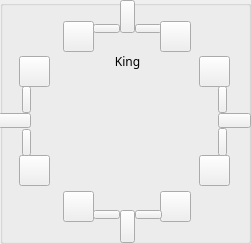
   <widget class="QGroupBox" name="groupBox_6">
    <property name="geometry">
     <rect>
      <x>420</x>
      <y>292</y>
      <width>251</width>
      <height>244</height>
     </rect>
    </property>
    <property name="title">
     <string/>
    </property>
    <widget class="QPushButton" name="pushButton_167">
     <property name="geometry">
      <rect>
       <x>120</x>
       <y>0</y>
       <width>15</width>
       <height>33</height>
      </rect>
     </property>
     <property name="minimumSize">
      <size>
       <width>15</width>
       <height>33</height>
      </size>
     </property>
     <property name="maximumSize">
      <size>
       <width>15</width>
       <height>33</height>
      </size>
     </property>
     <property name="sizeIncrement">
      <size>
       <width>1</width>
       <height>1</height>
      </size>
     </property>
     <property name="styleSheet">
      <string notr="true">#pushButton_28{
background-color: green;
border-style: outset;
}
#pushButton_28:checked{
	background-color: red;
}</string>
     </property>
     <property name="text">
      <string/>
     </property>
     <property name="checkable">
      <bool>true</bool>
     </property>
    </widget>
    <widget class="QPushButton" name="pushButton_168">
     <property name="geometry">
      <rect>
       <x>-2</x>
       <y>113</y>
       <width>33</width>
       <height>15</height>
      </rect>
     </property>
     <property name="minimumSize">
      <size>
       <width>33</width>
       <height>15</height>
      </size>
     </property>
     <property name="maximumSize">
      <size>
       <width>33</width>
       <height>15</height>
      </size>
     </property>
     <property name="styleSheet">
      <string notr="true">#pushButton_32{
background-color: green;
border-style: outset;
}
#pushButton_32:checked{
	background-color: red;
}</string>
     </property>
     <property name="text">
      <string/>
     </property>
     <property name="checkable">
      <bool>true</bool>
     </property>
    </widget>
    <widget class="QPushButton" name="pushButton_169">
     <property name="geometry">
      <rect>
       <x>22</x>
       <y>86</y>
       <width>9</width>
       <height>27</height>
      </rect>
     </property>
     <property name="minimumSize">
      <size>
       <width>9</width>
       <height>27</height>
      </size>
     </property>
     <property name="maximumSize">
      <size>
       <width>9</width>
       <height>27</height>
      </size>
     </property>
     <property name="styleSheet">
      <string notr="true">#pushButton_30{
background-color: green;
border-style: outset;
}
#pushButton_30:checked{
	background-color: red;
}</string>
     </property>
     <property name="text">
      <string/>
     </property>
     <property name="checkable">
      <bool>true</bool>
     </property>
    </widget>
    <widget class="QPushButton" name="pushButton_170">
     <property name="geometry">
      <rect>
       <x>160</x>
       <y>191</y>
       <width>31</width>
       <height>31</height>
      </rect>
     </property>
     <property name="minimumSize">
      <size>
       <width>31</width>
       <height>31</height>
      </size>
     </property>
     <property name="maximumSize">
      <size>
       <width>31</width>
       <height>31</height>
      </size>
     </property>
     <property name="styleSheet">
      <string notr="true">#pushButton_6{
border-image: url(:/img/relaySPDT.png);
background-color: green;
border-style: outset;
border-radius: 5px;
border-width:2px;
border-color:beige;
font-size:12px;
font-weight:100;
color: white;
max-width:23px;
max-height:23px;
min-width:23px;
min-height:23px;
padding:2px;

}
#pushButton_6:checked{
	background-color: red;
}</string>
     </property>
     <property name="text">
      <string/>
     </property>
     <property name="checkable">
      <bool>true</bool>
     </property>
    </widget>
    <widget class="QPushButton" name="pushButton_171">
     <property name="geometry">
      <rect>
       <x>63</x>
       <y>21</y>
       <width>31</width>
       <height>31</height>
      </rect>
     </property>
     <property name="minimumSize">
      <size>
       <width>31</width>
       <height>31</height>
      </size>
     </property>
     <property name="maximumSize">
      <size>
       <width>31</width>
       <height>31</height>
      </size>
     </property>
     <property name="styleSheet">
      <string notr="true">#pushButton_22{
border-image: url(:/img/relaySPDT.png);
background-color: green;
border-style: outset;
border-radius: 5px;
border-width:2px;
border-color:beige;
font-size:12px;
font-weight:100;
color: white;
max-width:23px;
max-height:23px;
min-width:23px;
min-height:23px;
padding:2px;

}
#pushButton_22:checked{
	background-color: red;
}</string>
     </property>
     <property name="text">
      <string/>
     </property>
     <property name="checkable">
      <bool>true</bool>
     </property>
    </widget>
    <widget class="QPushButton" name="pushButton_172">
     <property name="geometry">
      <rect>
       <x>120</x>
       <y>210</y>
       <width>15</width>
       <height>33</height>
      </rect>
     </property>
     <property name="minimumSize">
      <size>
       <width>15</width>
       <height>33</height>
      </size>
     </property>
     <property name="maximumSize">
      <size>
       <width>15</width>
       <height>33</height>
      </size>
     </property>
     <property name="sizeIncrement">
      <size>
       <width>1</width>
       <height>1</height>
      </size>
     </property>
     <property name="styleSheet">
      <string notr="true">#pushButton_11{
background-color: green;
border-style: outset;
}
#pushButton_11:checked{
	background-color: red;
}</string>
     </property>
     <property name="text">
      <string/>
     </property>
     <property name="checkable">
      <bool>true</bool>
     </property>
    </widget>
    <widget class="QPushButton" name="pushButton_173">
     <property name="geometry">
      <rect>
       <x>63</x>
       <y>191</y>
       <width>31</width>
       <height>31</height>
      </rect>
     </property>
     <property name="minimumSize">
      <size>
       <width>31</width>
       <height>31</height>
      </size>
     </property>
     <property name="maximumSize">
      <size>
       <width>31</width>
       <height>31</height>
      </size>
     </property>
     <property name="styleSheet">
      <string notr="true">#pushButton_5{
border-image: url(:/img/relaySPDT.png);
background-color: green;
border-style: outset;
border-radius: 5px;
border-width:2px;
border-color:beige;
font-size:12px;
font-weight:100;
color: white;
max-width:23px;
max-height:23px;
min-width:23px;
min-height:23px;
padding:2px;

}
#pushButton_5:checked{
	background-color: red;
}</string>
     </property>
     <property name="text">
      <string/>
     </property>
     <property name="checkable">
      <bool>true</bool>
     </property>
    </widget>
    <widget class="QPushButton" name="pushButton_174">
     <property name="geometry">
      <rect>
       <x>135</x>
       <y>210</y>
       <width>27</width>
       <height>9</height>
      </rect>
     </property>
     <property name="minimumSize">
      <size>
       <width>27</width>
       <height>9</height>
      </size>
     </property>
     <property name="maximumSize">
      <size>
       <width>27</width>
       <height>9</height>
      </size>
     </property>
     <property name="sizeIncrement">
      <size>
       <width>1</width>
       <height>1</height>
      </size>
     </property>
     <property name="styleSheet">
      <string notr="true">#pushButton_13{
background-color: green;
border-style: outset;
}
#pushButton_13:checked{
	background-color: red;
}</string>
     </property>
     <property name="text">
      <string/>
     </property>
     <property name="checkable">
      <bool>true</bool>
     </property>
    </widget>
    <widget class="QPushButton" name="pushButton_175">
     <property name="geometry">
      <rect>
       <x>19</x>
       <y>56</y>
       <width>31</width>
       <height>31</height>
      </rect>
     </property>
     <property name="minimumSize">
      <size>
       <width>31</width>
       <height>31</height>
      </size>
     </property>
     <property name="maximumSize">
      <size>
       <width>31</width>
       <height>31</height>
      </size>
     </property>
     <property name="styleSheet">
      <string notr="true">#pushButton_31{
border-image: url(:/img/relaySPDT.png);
background-color: green;
border-style: outset;
border-radius: 5px;
border-width:2px;
border-color:beige;
font-size:12px;
font-weight:100;
color: white;
max-width:23px;
max-height:23px;
min-width:23px;
min-height:23px;
padding:2px;

}
#pushButton_31:checked{
	background-color: red;
}</string>
     </property>
     <property name="text">
      <string/>
     </property>
     <property name="checkable">
      <bool>true</bool>
     </property>
    </widget>
    <widget class="QPushButton" name="pushButton_176">
     <property name="geometry">
      <rect>
       <x>218</x>
       <y>113</y>
       <width>33</width>
       <height>15</height>
      </rect>
     </property>
     <property name="minimumSize">
      <size>
       <width>33</width>
       <height>15</height>
      </size>
     </property>
     <property name="maximumSize">
      <size>
       <width>33</width>
       <height>15</height>
      </size>
     </property>
     <property name="styleSheet">
      <string notr="true">#pushButton_8{
background-color: green;
border-style: outset;
}
#pushButton_8:checked{
	background-color: red;
}</string>
     </property>
     <property name="text">
      <string/>
     </property>
     <property name="checkable">
      <bool>true</bool>
     </property>
    </widget>
    <widget class="QPushButton" name="pushButton_177">
     <property name="geometry">
      <rect>
       <x>19</x>
       <y>155</y>
       <width>31</width>
       <height>31</height>
      </rect>
     </property>
     <property name="minimumSize">
      <size>
       <width>31</width>
       <height>31</height>
      </size>
     </property>
     <property name="maximumSize">
      <size>
       <width>31</width>
       <height>31</height>
      </size>
     </property>
     <property name="styleSheet">
      <string notr="true">#pushButton_29{
border-image: url(:/img/relaySPDT.png);
background-color: green;
border-style: outset;
border-radius: 5px;
border-width:2px;
border-color:beige;
font-size:12px;
font-weight:100;
color: white;
max-width:23px;
max-height:23px;
min-width:23px;
min-height:23px;
padding:2px;

}
#pushButton_29:checked{
	background-color: red;
}</string>
     </property>
     <property name="text">
      <string/>
     </property>
     <property name="checkable">
      <bool>true</bool>
     </property>
    </widget>
    <widget class="QPushButton" name="pushButton_178">
     <property name="geometry">
      <rect>
       <x>135</x>
       <y>24</y>
       <width>27</width>
       <height>9</height>
      </rect>
     </property>
     <property name="minimumSize">
      <size>
       <width>27</width>
       <height>9</height>
      </size>
     </property>
     <property name="maximumSize">
      <size>
       <width>27</width>
       <height>9</height>
      </size>
     </property>
     <property name="sizeIncrement">
      <size>
       <width>1</width>
       <height>1</height>
      </size>
     </property>
     <property name="styleSheet">
      <string notr="true">#pushButton_25{
background-color: green;
border-style: outset;
}
#pushButton_25:checked{
	background-color: red;
}</string>
     </property>
     <property name="text">
      <string/>
     </property>
     <property name="checkable">
      <bool>true</bool>
     </property>
    </widget>
    <widget class="QLabel" name="label_29">
     <property name="geometry">
      <rect>
       <x>50</x>
       <y>71</y>
       <width>151</width>
       <height>111</height>
      </rect>
     </property>
     <property name="minimumSize">
      <size>
       <width>151</width>
       <height>111</height>
      </size>
     </property>
     <property name="styleSheet">
      <string notr="true">border-image: url(:/img/powSub.jpg);</string>
     </property>
     <property name="text">
      <string/>
     </property>
    </widget>
    <widget class="QPushButton" name="pushButton_179">
     <property name="geometry">
      <rect>
       <x>199</x>
       <y>56</y>
       <width>31</width>
       <height>31</height>
      </rect>
     </property>
     <property name="minimumSize">
      <size>
       <width>31</width>
       <height>31</height>
      </size>
     </property>
     <property name="maximumSize">
      <size>
       <width>31</width>
       <height>31</height>
      </size>
     </property>
     <property name="styleSheet">
      <string notr="true">#pushButton_24{
border-image: url(:/img/relaySPDT.png);
background-color: green;
border-style: outset;
border-radius: 5px;
border-width:2px;
border-color:beige;
font-size:12px;
font-weight:100;
color: white;
max-width:23px;
max-height:23px;
min-width:23px;
min-height:23px;
padding:2px;

}
#pushButton_24:checked{
	background-color: red;
}</string>
     </property>
     <property name="text">
      <string/>
     </property>
     <property name="checkable">
      <bool>true</bool>
     </property>
    </widget>
    <widget class="QPushButton" name="pushButton_86">
     <property name="geometry">
      <rect>
       <x>93</x>
       <y>210</y>
       <width>27</width>
       <height>9</height>
      </rect>
     </property>
     <property name="minimumSize">
      <size>
       <width>27</width>
       <height>9</height>
      </size>
     </property>
     <property name="maximumSize">
      <size>
       <width>27</width>
       <height>9</height>
      </size>
     </property>
     <property name="sizeIncrement">
      <size>
       <width>1</width>
       <height>1</height>
      </size>
     </property>
     <property name="styleSheet">
      <string notr="true">#pushButton_12{
background-color: green;
border-style: outset;
}
#pushButton_12:checked{
	background-color: red;
}</string>
     </property>
     <property name="text">
      <string/>
     </property>
     <property name="checkable">
      <bool>true</bool>
     </property>
    </widget>
    <widget class="QPushButton" name="pushButton_180">
     <property name="geometry">
      <rect>
       <x>160</x>
       <y>21</y>
       <width>31</width>
       <height>31</height>
      </rect>
     </property>
     <property name="minimumSize">
      <size>
       <width>31</width>
       <height>31</height>
      </size>
     </property>
     <property name="maximumSize">
      <size>
       <width>31</width>
       <height>31</height>
      </size>
     </property>
     <property name="styleSheet">
      <string notr="true">#pushButton_27{
border-image: url(:/img/relaySPDT.png);
background-color: green;
border-style: outset;
border-radius: 5px;
border-width:2px;
border-color:beige;
font-size:12px;
font-weight:100;
color: white;
max-width:23px;
max-height:23px;
min-width:23px;
min-height:23px;
padding:2px;

}
#pushButton_27:checked{
	background-color: red;
}</string>
     </property>
     <property name="text">
      <string/>
     </property>
     <property name="checkable">
      <bool>true</bool>
     </property>
    </widget>
    <widget class="QLabel" name="label_30">
     <property name="geometry">
      <rect>
       <x>100</x>
       <y>51</y>
       <width>55</width>
       <height>21</height>
      </rect>
     </property>
     <property name="font">
      <font>
       <family>Inter UI Medium</family>
      </font>
     </property>
     <property name="text">
      <string>King</string>
     </property>
     <property name="alignment">
      <set>Qt::AlignCenter</set>
     </property>
    </widget>
    <widget class="QPushButton" name="pushButton_181">
     <property name="geometry">
      <rect>
       <x>199</x>
       <y>155</y>
       <width>31</width>
       <height>31</height>
      </rect>
     </property>
     <property name="minimumSize">
      <size>
       <width>31</width>
       <height>31</height>
      </size>
     </property>
     <property name="maximumSize">
      <size>
       <width>31</width>
       <height>31</height>
      </size>
     </property>
     <property name="styleSheet">
      <string notr="true">#pushButton_23{
border-image: url(:/img/relaySPDT.png);
background-color: green;
border-style: outset;
border-radius: 5px;
border-width:2px;
border-color:beige;
font-size:12px;
font-weight:100;
color: white;
max-width:23px;
max-height:23px;
min-width:23px;
min-height:23px;
padding:2px;

}
#pushButton_23:checked{
	background-color: red;
}</string>
     </property>
     <property name="text">
      <string/>
     </property>
     <property name="checkable">
      <bool>true</bool>
     </property>
    </widget>
    <widget class="QPushButton" name="pushButton_182">
     <property name="geometry">
      <rect>
       <x>218</x>
       <y>128</y>
       <width>9</width>
       <height>28</height>
      </rect>
     </property>
     <property name="minimumSize">
      <size>
       <width>9</width>
       <height>28</height>
      </size>
     </property>
     <property name="maximumSize">
      <size>
       <width>9</width>
       <height>28</height>
      </size>
     </property>
     <property name="styleSheet">
      <string notr="true">#pushButton_26{
background-color: green;
border-style: outset;
}
#pushButton_26:checked{
	background-color: red;
}</string>
     </property>
     <property name="text">
      <string/>
     </property>
     <property name="checkable">
      <bool>true</bool>
     </property>
    </widget>
    <widget class="QPushButton" name="pushButton_183">
     <property name="geometry">
      <rect>
       <x>93</x>
       <y>24</y>
       <width>27</width>
       <height>9</height>
      </rect>
     </property>
     <property name="minimumSize">
      <size>
       <width>27</width>
       <height>9</height>
      </size>
     </property>
     <property name="maximumSize">
      <size>
       <width>27</width>
       <height>9</height>
      </size>
     </property>
     <property name="sizeIncrement">
      <size>
       <width>1</width>
       <height>1</height>
      </size>
     </property>
     <property name="styleSheet">
      <string notr="true">#pushButton_21{
background-color: green;
border-style: outset;
}
#pushButton_21:checked{
	background-color: red;
}</string>
     </property>
     <property name="text">
      <string/>
     </property>
     <property name="checkable">
      <bool>true</bool>
     </property>
    </widget>
    <widget class="QPushButton" name="pushButton_184">
     <property name="geometry">
      <rect>
       <x>218</x>
       <y>86</y>
       <width>9</width>
       <height>27</height>
      </rect>
     </property>
     <property name="styleSheet">
      <string notr="true">#pushButton_7{
background-color: green;
border-style: outset;
}
#pushButton_7:checked{
	background-color: red;
}</string>
     </property>
     <property name="text">
      <string/>
     </property>
     <property name="checkable">
      <bool>true</bool>
     </property>
    </widget>
    <widget class="QPushButton" name="pushButton_185">
     <property name="geometry">
      <rect>
       <x>22</x>
       <y>129</y>
       <width>9</width>
       <height>27</height>
      </rect>
     </property>
     <property name="minimumSize">
      <size>
       <width>9</width>
       <height>27</height>
      </size>
     </property>
     <property name="maximumSize">
      <size>
       <width>9</width>
       <height>27</height>
      </size>
     </property>
     <property name="styleSheet">
      <string notr="true">#pushButton_33{
background-color: green;
border-style: outset;
}
#pushButton_33:checked{
	background-color: red;
}</string>
     </property>
     <property name="text">
      <string/>
     </property>
     <property name="checkable">
      <bool>true</bool>
     </property>
    </widget>
   </widget>
